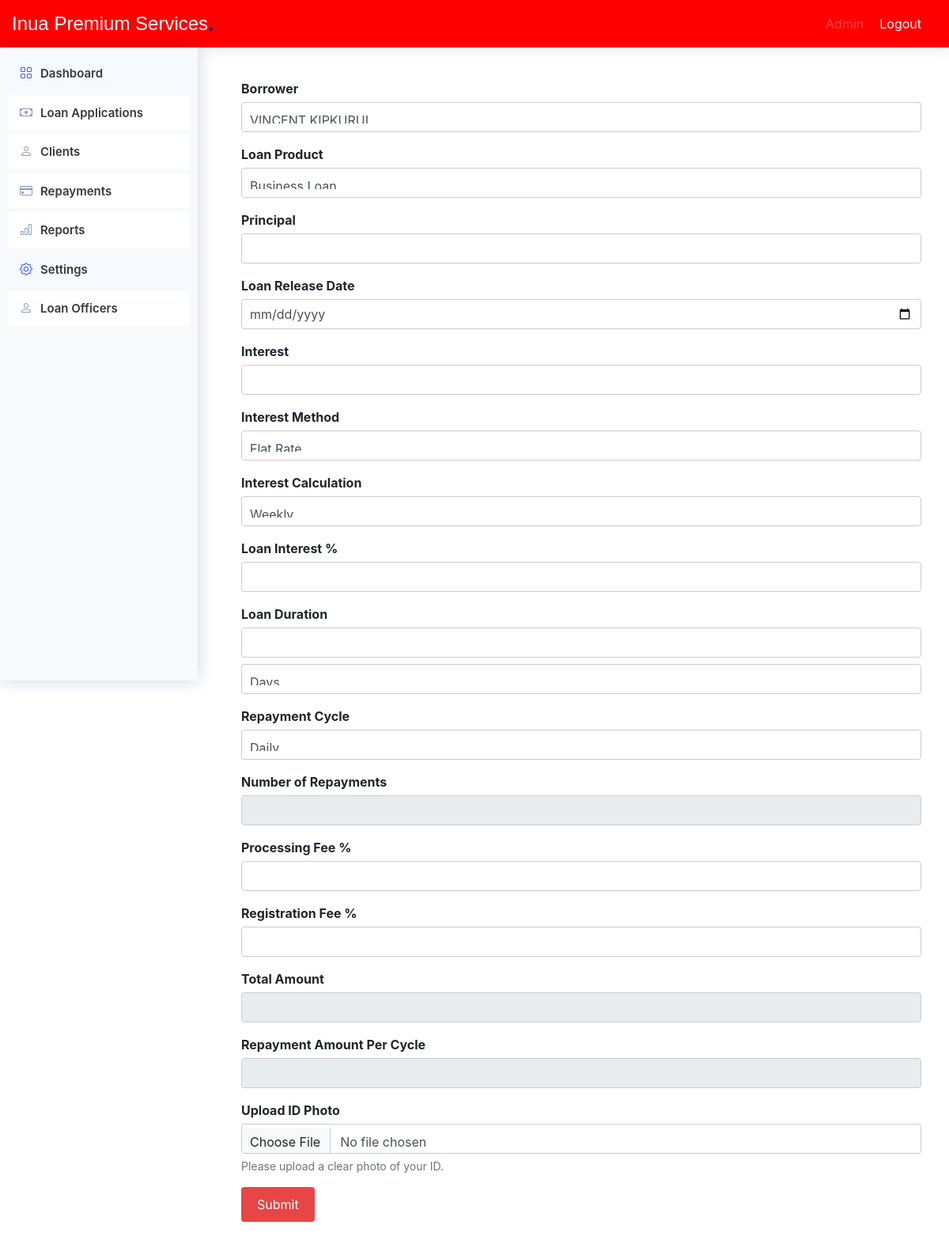
/admin/loan_application.php, run on the app's committed database.
### tables this page shows
CREATE TABLE `navigation_items` (
  `id` int(11) NOT NULL,
  `title` varchar(100) NOT NULL,
  `url` varchar(200) NOT NULL,
  `icon` varchar(50) DEFAULT NULL,
  `parent_id` int(11) DEFAULT NULL
);

### includes/functions.php (called while the page is built, shortened)
<?php
function db_connect() {
    $host = 'localhost';
    $db = 'microfinance';
    $user = 'root';
    $pass = '';
    try {
        return new PDO("mysql:host=$host;dbname=$db", $user, $pass, [
            PDO::ATTR_ERRMODE => PDO::ERRMODE_EXCEPTION,
            PDO::ATTR_DEFAULT_FETCH_MODE => PDO::FETCH_ASSOC,
        ]);
    } catch (PDOException $e) {
        die('Connection failed: ' . $e->getMessage());
    }
}
function getLoanProducts() {
    $conn = db_connect();
    $stmt = $conn->query("SELECT * FROM loan_products");
    return $stmt->fetchAll(PDO::FETCH_ASSOC);
}
function getUserRole($userId) {
    $conn = db_connect();
    $stmt = $conn->prepare("SELECT role_id FROM users WHERE id = ?");
    $stmt->execute([$userId]);
    return $stmt->fetchColumn();
}
function getNavigationItems($roleId) {
    try {
        $conn = db_connect();
        $stmt = $conn->prepare("
            SELECT ni.id, ni.title, ni.url, ni.icon, ni.parent_id
            FROM navigation_items ni
            INNER JOIN navigation_item_roles nir ON ni.id = nir.navigation_item_id
            WHERE nir.role_id = :role_id ORDER BY ni.id ASC
        ");
        $stmt->execute([':role_id' => $roleId]);
        $result = $stmt->fetchAll(PDO::FETCH_ASSOC);
        return $result ?: [];
    } catch (PDOException $e) {
        error_log('Database query error: ' . $e->getMessage());
        return [];
    } finally {
        $conn = null;
    }
}
?>

### admin/loan_application.php (the view, shortened to what this page needs)
<!DOCTYPE html>
<html lang="en">
<head>
    <link href="assets/vendor/bootstrap/css/bootstrap.min.css" rel="stylesheet">
    <link href="assets/vendor/bootstrap-icons/bootstrap-icons.css" rel="stylesheet">
    <link href="assets/css/style.css" rel="stylesheet">
</head>
<body>
    <?php
    include '../includes/functions.php';
    include 'includes/header.php';
    ?>
    <div class="sidebar">
        <?php include '../includes/sidebar.php'; ?>
    </div>
    <?php
    include 'db.php';
    $sql = "SELECT * FROM borrowers";
    $result = $conn->query($sql);
    $loanProducts = getLoanProducts();
    ?>
    <main class="main">
        <section class="section">
            <div class="container">
                <form action="submit_loan_application.php" method="POST" id="loanForm">
                    <div class="form-group">
                        <label for="borrower">Borrower</label>
                    <select class="form-control" name="borrower" id="borrower">
                    <?php
        if ($result->num_rows > 0) {
            while($row = $result->fetch_assoc()) {
                echo " <option value=".$row["id"].">".$row["full_name"]."</option>";
            }
        } else {
            echo "<option>No borrowers found</option>";
        }
        ?>
        </select>
    </div>
                    <div class="form-group">
                        <label for="loanProduct">Loan Product</label>
                        <select class="form-control" id="loanProduct" name="loan_product" required>
                            <?php
                            foreach ($loanProducts as $product) {
                                echo "<option value={$product['id']}>{$product['name']}</option>";
                            }
                            ?>
                        </select>
                    </div>
                    <div class="form-group">
                        <label for="principal">Principal</label>
                        <input type="number" class="form-control" id="principal" name="principal" required>
                    </div>
                    <div class="form-group">
                        <label for="loanReleaseDate">Loan Release Date</label>
                        <input type="date" class="form-control" id="loanReleaseDate" name="loan_release_date" required>
                    </div>
                    <div class="form-group">
                        <label for="interest">Interest</label>
                        <input type="number" class="form-control" id="interest" name="interest" required>
                    </div>
                    <div class="form-group">
                        <label for="interestMethod">Interest Method</label>
                        <select class="form-control" id="interestMethod" name="interest_method" required>
                            <option value="flat_rate">Flat Rate</option>
                        </select>
                    </div>
                    <div class="form-group">
                        <label for="interestCalculation">Interest Calculation</label>
                        <select class="form-control" id="interestCalculation" name="interest_calculation" required>
                            <option value="weekly">Weekly</option>
                        </select>
                    </div>
                    <div class="form-group">
                        <label for="loanInterestPercentage">Loan Interest %</label>
                        <input type="number" class="form-control" id="loanInterestPercentage" name="loan_interest_percentage" step="0.01">
                    </div>
                    <div class="form-group">
                        <label for="loanDuration">Loan Duration</label>
                        <input type="number" class="form-control" id="loanDuration" name="loan_duration" required>
                        <select class="form-control mt-2" id="loanDurationUnit" name="loan_duration_unit" required>
                            <option value="days">Days</option>
                        </select>
                    </div>
                    <div class="form-group">
                        <label for="repaymentCycle">Repayment Cycle</label>
                        <select class="form-control" id="repaymentCycle" name="repayment_cycle" required>
                            <option value="daily">Daily</option>
                        </select>
                    </div>
                    <div class="form-group">
                        <label for="numberOfRepayments">Number of Repayments</label>
                        <input type="number" class="form-control" id="numberOfRepayments" name="number_of_repayments" required readonly>
                    </div>
                    <div class="form-group">
                        <label for="processingFee">Processing Fee %</label>
                        <input type="number" class="form-control" id="processingFee" name="processing_fee" step="0.01" required>
                    </div>
                    <div class="form-group">
                        <label for="registrationFee">Registration Fee %</label>
                        <input type="number" class="form-control" id="registrationFee" name="registration_fee" step="0.01" required>
                    </div>
                    <div class="form-group">
                        <label for="totalAmount">Total Amount</label>
                        <input type="number" class="form-control" id="totalAmount" name="total_amount" readonly>
                    </div>
                    <div class="form-group">
                        <label for="repaymentAmount">Repayment Amount Per Cycle</label>
                        <input type="number" class="form-control" id="repaymentAmount" name="repayment_amount" readonly>
                    </div>
                    <div class="form-group">
                    <label for="idPhoto">Upload ID Photo</label>
                    <input type="file" class="form-control" id="idPhoto" name="photo" accept="image/*" required>
                    <small class="form-text text-muted">Please upload a clear photo of your ID.</small>
                </div>
                    <div class="form-group">
                        <button type="submit" class="btn btn-primary">Submit</button>
                    </div>
                </form>
            </div>
        </section>
    </main>
</body>
</html>

### includes/sidebar.php (shortened to what this page needs)
<?php
$userId = 1;
$roleId = getUserRole($userId);
$navItems = getNavigationItems($roleId);
function renderNavItems($items, $parentId = NULL) {
    $html = '';
    foreach ($items as $item) {
        if ($item['parent_id'] == $parentId) {
            $subItems = array_filter($items, function($i) use ($item) {
                return $i['parent_id'] == $item['id'];
            });
            $hasSubItems = !empty($subItems);
            $html .= '<li class="nav-item">';
            $html .= '<a class="nav-link' . ($hasSubItems ? ' collapsed' : '') . '" href="' . $item['url'] . '"';
            if ($hasSubItems) {
                $html .= ' data-bs-toggle="collapse" data-bs-target="#collapse-' . $item['id'] . '" aria-expanded="false" aria-controls="collapse-' . $item['id'] . '"';
            }
            $html .= '>';
            if ($item['icon']) {
                $html .= '<i class="' . $item['icon'] . '" title="' . $item['title'] . '"></i>';
            }
            $html .= '<span>' . $item['title'] . '</span>';
            $html .= '</a>';
            if ($hasSubItems) {
                $html .= '<ul id="collapse-' . $item['id'] . '" class="collapse list-unstyled">';
                $html .= renderNavItems($items, $item['id']);
                $html .= '</ul>';
            }
            $html .= '</li>';
        }
    }
    return $html;
}
?>
<!DOCTYPE html>
<html lang="en">
<head>
    <link rel="stylesheet" href="../assets/css/bootstrap.min.css">
</head>
<body>
    <aside class="sidebar">
        <ul class="sidebar-nav" id="sidebar-nav">
            <?= renderNavItems($navItems) ?>
        </ul>
    </aside>
</body>
</html>

### admin/assets/css/style.css (style rules this page uses)
:root { scroll-behavior: smooth; }
body { font-family: "Open Sans", sans-serif; background: #f6f9ff; color: #444444; }
a { color: #4154f1; text-decoration: none; }
.sidebar { position: fixed; top: 60px; left: 0; bottom: 0; width: 300px; z-index: 996; transition: all 0.3s; padding: 20px; overflow-y: auto; scrollbar-width: thin; scrollbar-color: #aab7cf transparent; box-shadow: 0px 0px 20px rgba(1, 41, 112, 0.1); background-color: #fff; }
.sidebar-nav { padding: 0; margin: 0; list-style: none; }
.sidebar-nav li { padding: 0; margin: 0; list-style: none; }
.sidebar-nav .nav-item { margin-bottom: 5px; }
.sidebar-nav .nav-link { display: flex; align-items: center; font-size: 15px; font-weight: 600; color: #4154f1; transition: 0.3; background: #f6f9ff; padding: 10px 15px; border-radius: 4px; }
.sidebar-nav .nav-link i { font-size: 16px; margin-right: 10px; color: #4154f1; }
.sidebar-nav .nav-link.collapsed { color: #012970; background: #fff; }
.sidebar-nav .nav-link.collapsed i { color: #899bbd; }

### admin/loan_application.php (style rules this page uses)
.form-group label { font-weight: bold; }
body { background-color: #ffffff; color: #212529; font-family: 'Open Sans', sans-serif; margin: 0; }
.sidebar { background-color: #ffffff; color: #3a3939; padding: 20px; width: 250px; position: fixed; height: 100%; overflow: auto; }
.sidebar .nav-item .nav-link { color: #3a3939; padding: 10px 15px; text-decoration: none; display: block; }
.main { margin-left: 270px; padding: 20px; }
.form-group { margin-bottom: 15px; }
.form-group label { display: block; margin-bottom: 5px; }
.form-group input, .form-group select, .form-group textarea { width: 100%; padding: 10px; border: 1px solid #ccc; border-radius: 4px; }
.form-group button { background-color: #e84545; color: #ffffff; border: none; padding: 10px 20px; border-radius: 4px; cursor: pointer; }
.section { padding: 20px 0; }
.form-group small { display: block; margin-top: 5px; color: #6c757d; }

### includes/sidebar.php (style rules this page uses)
.sidebar { background-color: #f8f9fa; padding: 10px; height: 100vh; width: 250px; position: fixed; }
.sidebar .nav-link { color: #333; display: block; padding: 10px; text-decoration: none; }

### data on the page
navigation_items: title "Dashboard"
navigation_items: title "Loan Applications"
navigation_items: title "Clients"
navigation_items: title "Repayments"
navigation_items: title "Reports"
navigation_items: title "Settings"
navigation_items: title "Loan Officers"

### other printed values
form field borrower "VINCENT KIPKURUI"
form field loan_product "Business Loan"
